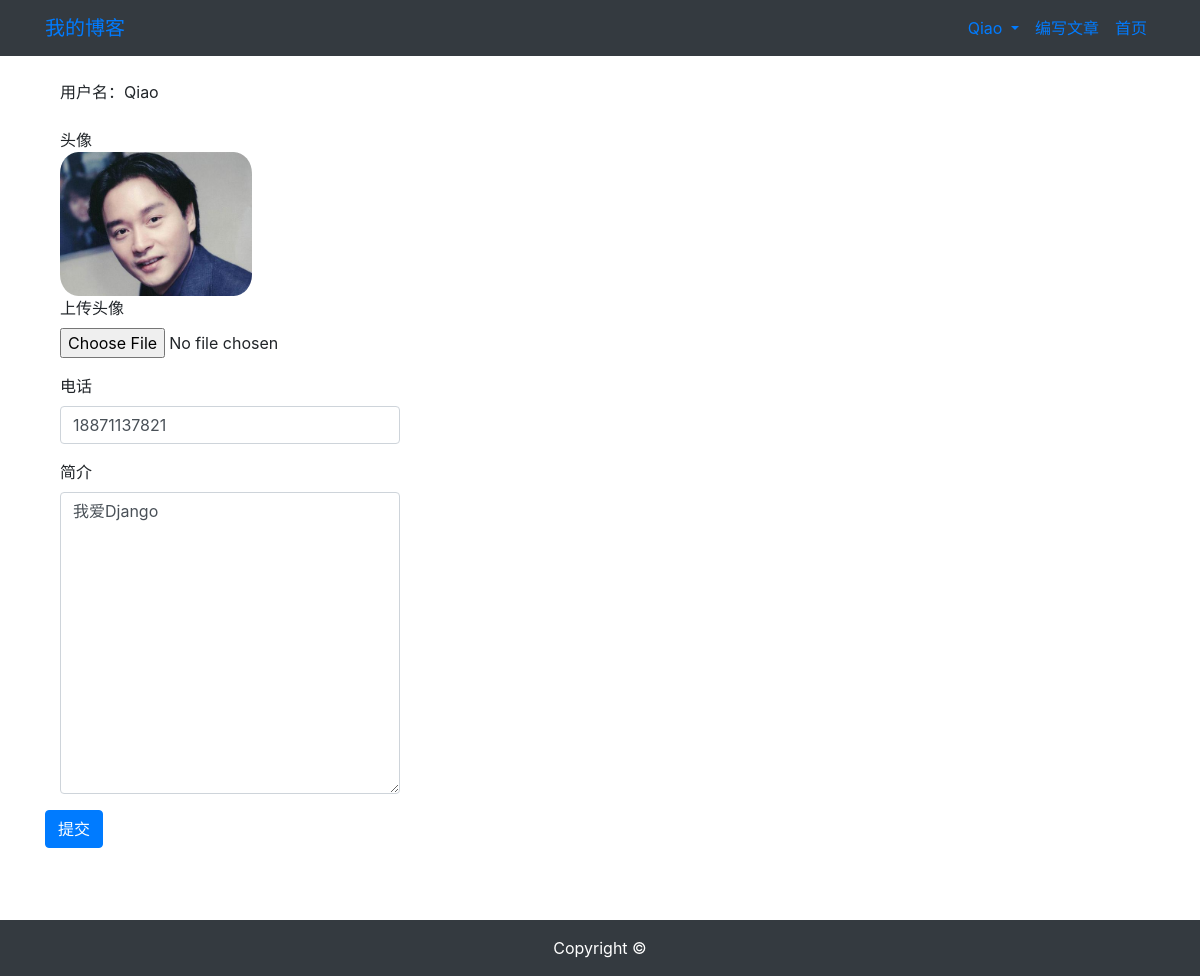
The app's page /userprofile/edit/5/ (signed in) with its own data.
### userprofile/models.py (models this page shows, shortened)
class Profile(models.Model):
    user = models.OneToOneField(User, on_delete=models.CASCADE, related_name='profile') # 与User模型构成一对一关系
    phone = models.CharField(max_length=20, blank=True) # 电话号码字段
    avatar = models.ImageField(upload_to='avatar/%Y%m%d/', blank=True)  # 头像
    bio = models.TextField(max_length=500, blank=True)  # 个人简介

### userprofile/views.py (the view)
# urls.py: path('edit/<int:id>/', views.profile_edit, name='edit')     # 用户信息
@login_required(login_url='/userprofile/login') # 要求用户登陆
def profile_edit(request, id):
    user = User.objects.get(id=id)
    if Profile.objects.filter(user_id=id).exists():
        profile = Profile.objects.get(user_id=id)
    else:
        profile = Profile.objects.create(user=user)
    if request.method == 'POST':
        if request.user != user:    # 验证修改数据者是否是本人
            return HttpResponse('您没有权限执行此操作')
        profile_form = ProfileForm(request.POST, request.FILES)
        if profile_form.is_valid():
            profile_cd = profile_form.cleaned_data  # 取得清洗后的合法数据
            profile.phone = profile_cd['phone']
            profile.bio = profile_cd['bio']
            if 'avatar' in request.FILES:   # 如果request.FILES存在文件，则保存
                profile.avatar = profile_cd['avatar']
            profile.save()
            return redirect('userprofile:edit', id=id)
        else:
            return HttpResponse('注册表单信息有误,请重新输入')
    elif request.method == 'GET':
        profile_form = ProfileForm()
        context = {'profile_form': profile_form, 'profile':profile, 'user':user}
        return render(request, 'userprofile/edit.html', context)
    else:
        return HttpResponse('只能使用GET或POST访问')

### userprofile/forms.py
class ProfileForm(forms.ModelForm):
    class Meta:
        model = Profile
        fields = ('phone', 'avatar', 'bio')

### templates/userprofile/edit.html (shortened to what this page needs)
{% extends 'base.html' %}{% load staticfiles %}
{% block content %}
    <div class="container">
        <div class="row">
            <div class="col-12">
                <br>
                <div class="col-md-4">用户名：{{ user.username }}</div>
                <br>
                {% if profile.avatar %}
                    <div class="col-md-4">头像</div>
                    <img src="{{ profile.avatar.url }}" style="max-width:20%;border-radius:15%;" class="col-md-4" alt="头像">
                {% else %}
                    <h5 class="col-md-4">暂无头像</h5>
                {% endif %}
                <br>
                <form action="." method="post" enctype="multipart/form-data">
                    <div class="form-group col-md-4">
                        <label for="avatar">上传头像</label>
                        <input type="file" class="form-control-file" name="avatar" id="avatar">
                    </div>
                    <div class="form-group col-md-4">
                        <label for="phone">电话</label>
                        <input type="text" class="form-control" id="phone" name="phone" value="{{ profile.phone }}">
                    </div>
                    <div class="form-group col-md-4">
                        <label for="bio">简介</label>
                        <textarea name="bio" id="bio" rows="12" type="text" class="form-control">{{ profile.bio }}</textarea>
                    </div>
                    <button type="submit" class="btn btn-primary">提交</button>
                </form>
            </div>
        </div>
    </div>
{% endblock %}

### templates/header.html (shortened to what this page needs)
<nav class="navbar navbar-expand-lg nav-dark bg-dark">
    <div class="container">
        <a class="navbar-brand" href="#">我的博客</a>
        <div>
            <ul class="navbar-nav">
                {% if user.is_authenticated %}
                    <li class="nav-item dropdown">
                        <a href="" class="nav-link dropdown-toggle" id="navbarDropdown" rolo="button"
                           data-toggle="dropdown" aria-haspopup="true" aria-expanded="false">
                            {{ user.username }}
                        </a>
                    </li>
                    <li class="nav-item">
                    <a href="{% url 'article:article_create' %}" class="nav-link">编写文章</a>
                    </li>
                {% else %}
                    <li class="nav-item">
                        <a class="nav-link" href="{% url 'userprofile:login' %}">登陆</a>
                    </li>
                {% endif %}
                <li class="nav-item">
                    <a class="nav-link" href="{% url 'article:article_list' %}">首页</a>
                </li>
            </ul>
        </div>
    </div>
</nav>

### records on screen
Profile: avatar (picture), phone "18871137821", bio "我爱Django"

### other values on screen
{{ user.username }} "Qiao"
